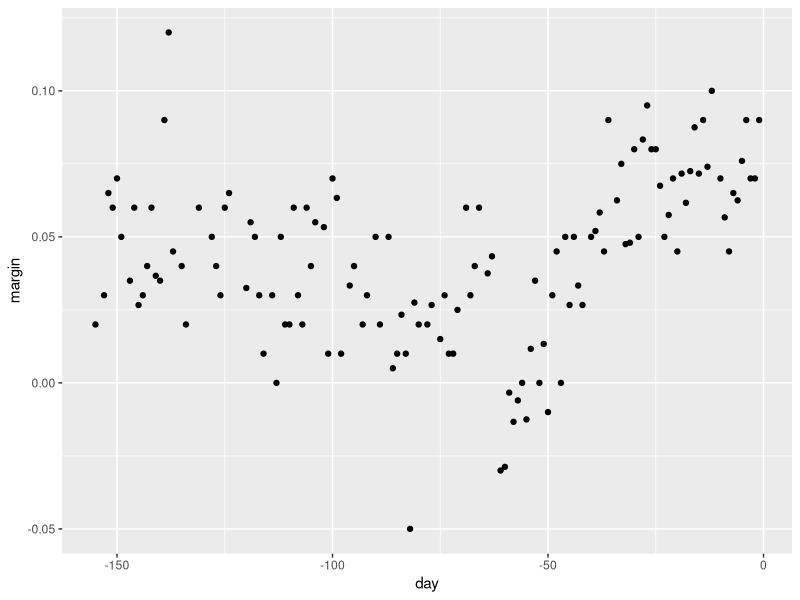
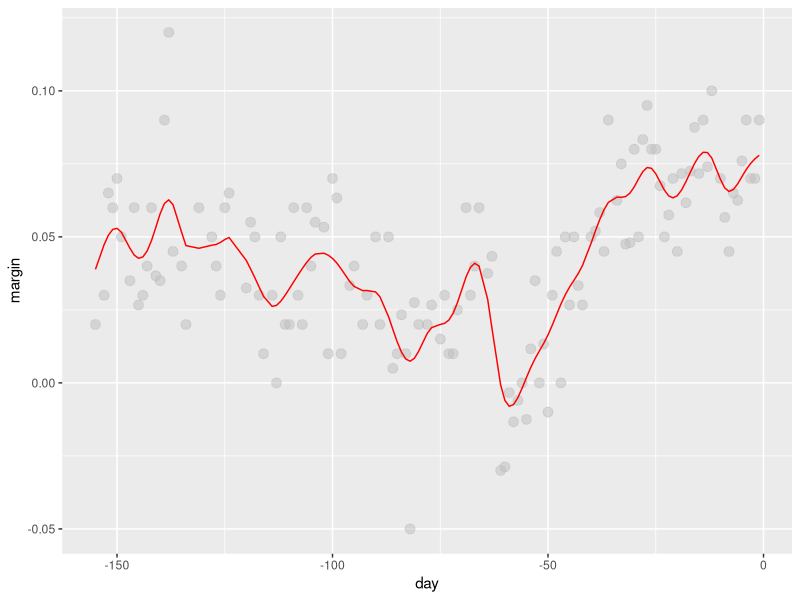
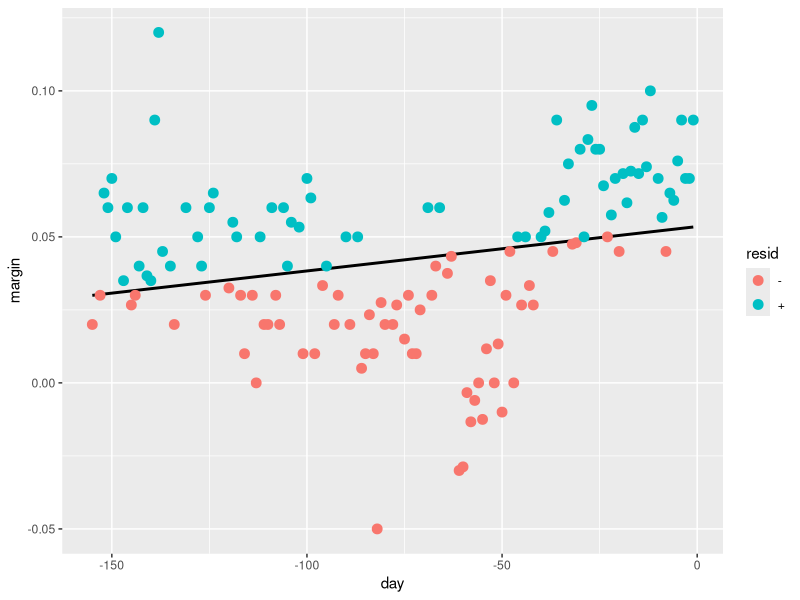
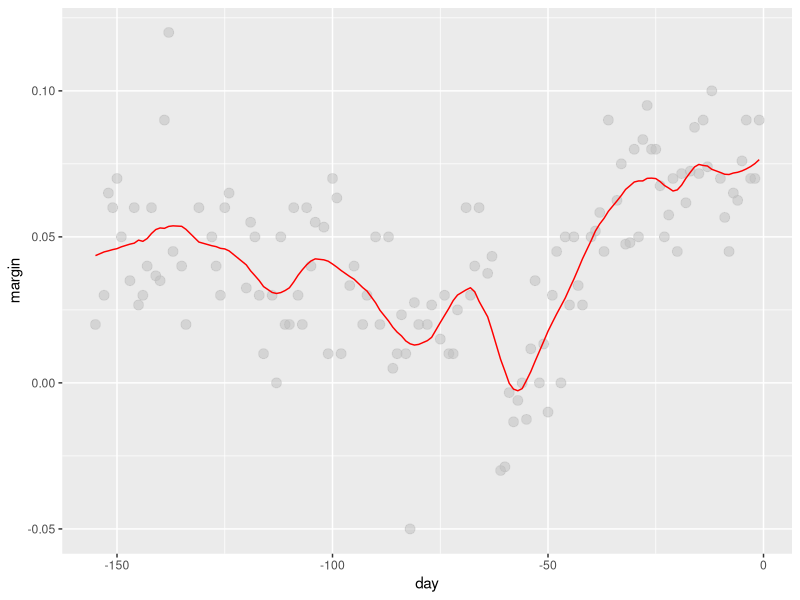
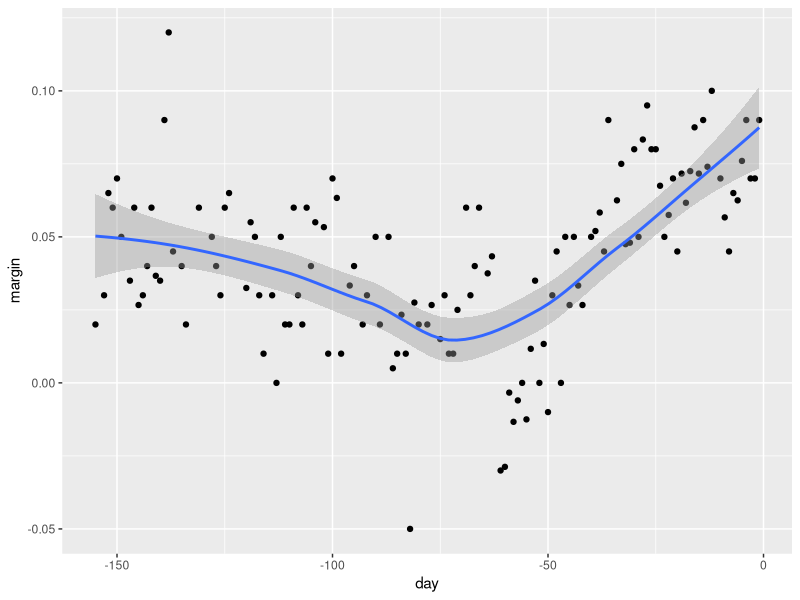
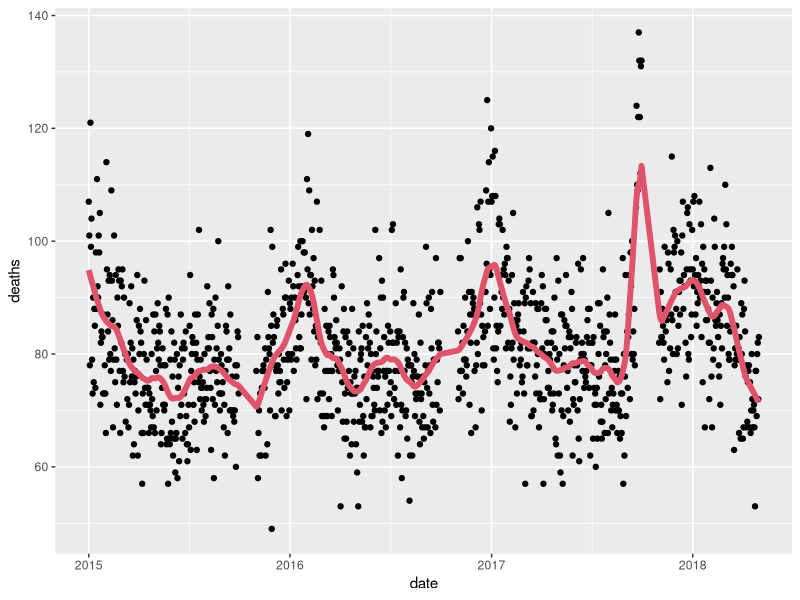

Write the R code that produced these figures, in order. (Note: this script raises an error after producing the figures.)
library(tidyverse)
library(dslabs)
data("polls_2008")
qplot(day, margin, data = polls_2008)

span <- 7
fit <- with(polls_2008,
            ksmooth(day,margin, x.points = day, kernel="normal", bandwidth=span))
polls_2008 %>% mutate(smooth=fit$y) %>%
  ggplot(aes(day,margin)) +
    geom_point(size=3, alpha=.5, color="grey") +
  geom_line(aes(day,smooth), color="red")

#######
resid <- ifelse(lm(margin~day, data = polls_2008)$resid > 0, "+", "-")
polls_2008 %>% 
  mutate(resid = resid) %>% 
  ggplot(aes(day, margin)) + 
  geom_smooth(method = "lm", se = FALSE, color = "black") +
  geom_point(aes(color = resid), size = 3)


####### 
total_days <- diff(range(polls_2008$day))
span <- 21/total_days
fit <- loess(margin ~ day,
             degree = 1,
             span = span,
             data = polls_2008)
polls_2008 %>% mutate (smooth=fit$fitted) %>%
  ggplot(aes(day,margin)) +
  geom_point(size=3, alpha= .5, color= "grey") +
  geom_line(aes(day,smooth), color="red")

polls_2008 %>% ggplot(aes(day, margin)) +
  geom_point() + 
  geom_smooth()


##### Q1
library(tidyverse)
library(purrr)
library(pdftools)
library(dslabs)
library(lubridate)

fn <- system.file("extdata", "RD-Mortality-Report_2015-18-180531.pdf",
                  package="dslabs")
dat <- map_df(str_split(pdf_text(fn), "\n"), function(s){
  s <- str_trim(s)
  header_index <- str_which(s, "2015")[1]
  tmp <- str_split(s[header_index], "\\s+", simplify = TRUE)
  month <- tmp[1]
  header <- tmp[-1]
  tail_index  <- str_which(s, "Total")
  n <- str_count(s, "\\d+")
  out <- c(1:header_index, which(n==1), which(n>=28), tail_index:length(s))
  s[-out] %>%
    str_remove_all("[^\\d\\s]") %>%
    str_trim() %>%
    str_split_fixed("\\s+", n = 6) %>%
    .[,1:5] %>%
    as_data_frame() %>% 
    setNames(c("day", header)) %>%
    mutate(month = month,
           day = as.numeric(day)) %>%
    gather(year, deaths, -c(day, month)) %>%
    mutate(deaths = as.numeric(deaths))
}) %>%
  mutate(month = recode(month, 
                        "JAN" = 1, "FEB" = 2, "MAR" = 3, 
                        "APR" = 4, "MAY" = 5, "JUN" = 6, 
                        "JUL" = 7, "AGO" = 8, "SEP" = 9, "
                        OCT" = 10, "NOV" = 11, "DEC" = 12)) %>%
  mutate(date = make_date(year, month, day)) %>%
  filter(date <= "2018-05-01")

span <- 60 / as.numeric(diff(range(dat$date)))
fit <- dat %>% mutate(x = as.numeric(date)) %>% loess(deaths ~ x, data = ., span = span, degree = 1)
dat %>% mutate(smooth = predict(fit, as.numeric(date))) %>%
  ggplot() +
  geom_point(aes(date, deaths)) +
  geom_line(aes(date, smooth), lwd = 2, col = 2)

dat %>% 
  mutate(smooth = predict(fit), day = yday(date), year = as.character(year(date))) %>%
  ggplot(aes(day, smooth, col = year)) +
  geom_line(lwd = 2)

dat %>% 
  mutate(smooth = predict(fit, as.numeric(date)), day = mday(date), year = as.character(year(date))) %>%
  ggplot(aes(day, smooth, col = year)) +
  geom_line(lwd = 2)

dat %>% 
  mutate(smooth = predict(fit, as.numeric(date)), day = yday(date), year = as.character(year(date))) %>%
  ggplot(aes(day, smooth)) +
  geom_line(lwd = 2)

dat %>% 
  mutate(smooth = predict(fit, as.numeric(date)), day = yday(date), year = as.character(year(date))) %>%
  ggplot(aes(day, smooth, col = year)) +
  geom_line(lwd = 2)


#Q3
library(broom)
mnist_27$train %>% glm(y ~ x_2, family = "binomial", data = .) %>% tidy()

mnist_27$train %>% ggplot(aes(x=x_2,y=y)) + geom_point()

span <- (max(mnist_27$train$x_2) - min(mnist_27$train$x_2))/50
fit <- loess(y~x_2, data=mnist_27$train)
mnist_27$train %>% mutate(smooth=)

qplot(x_2, y, data = mnist_27$train)
